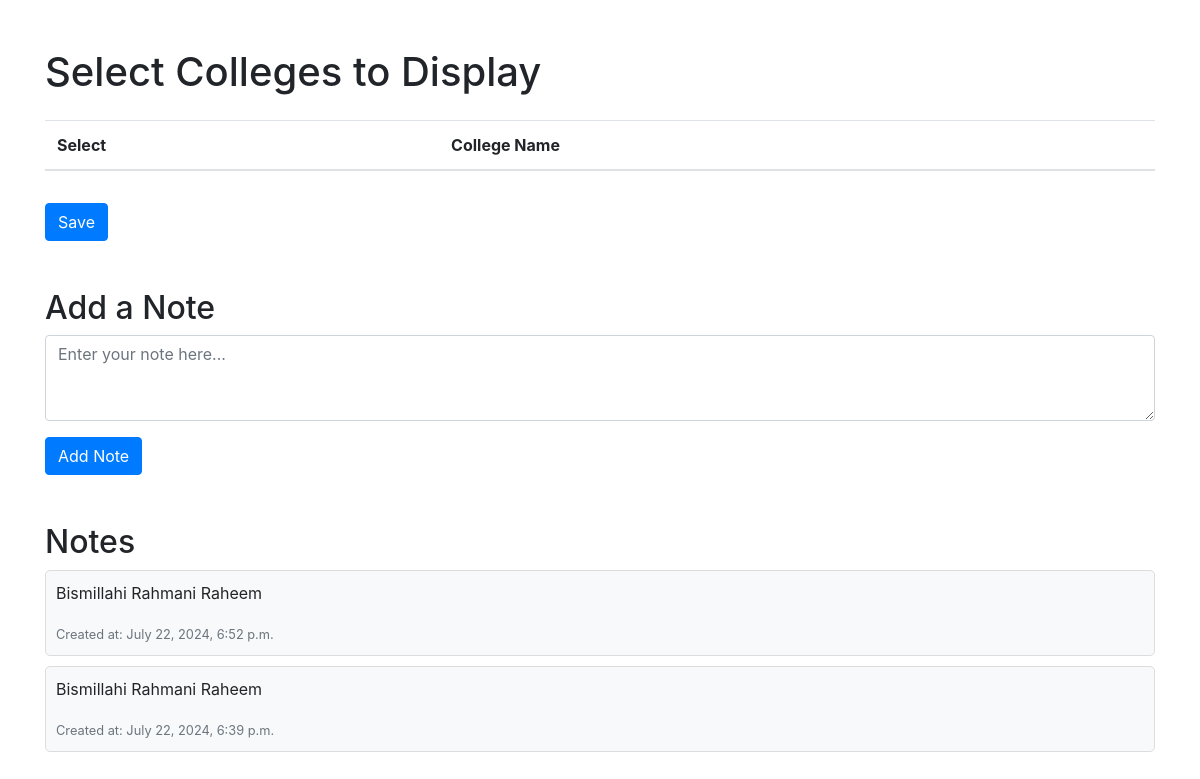
Page /select-college/ on the earlier database version.
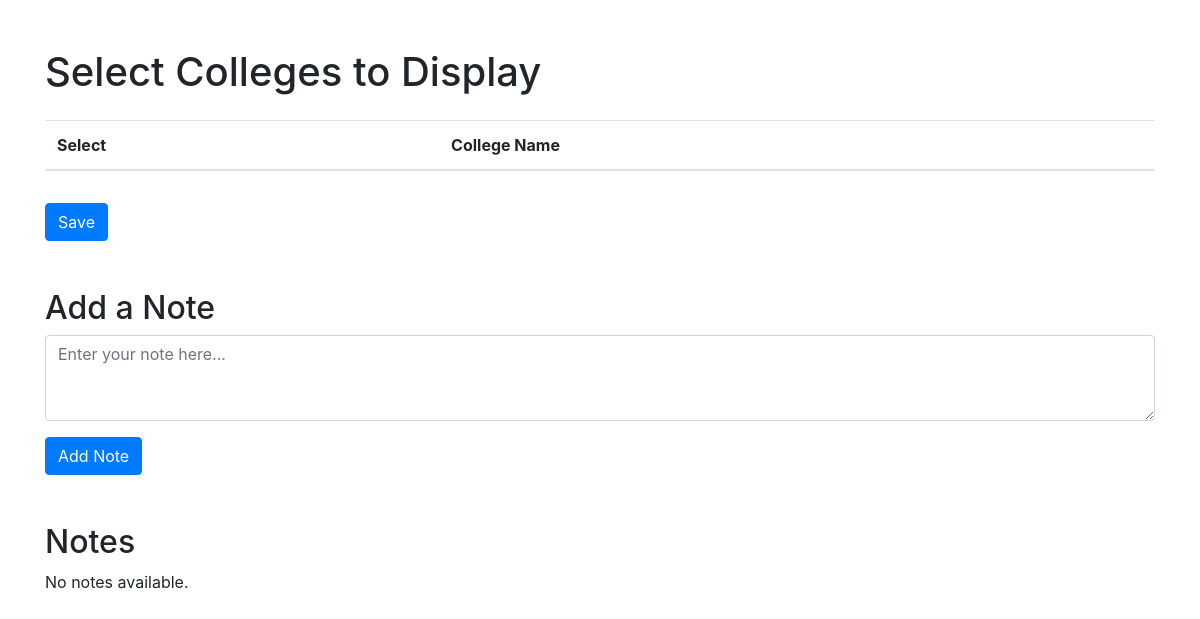
Same page on the later database version.
### display/models.py (models this page shows, shortened)
class Note(models.Model):
    content = models.TextField()
    created_at = models.DateTimeField(auto_now_add=True)
    updated_at = models.DateTimeField(auto_now=True)

### display/views.py (the view, shortened to what this page needs)
# urls.py: path('select-college/', admin_view, name='select_college'),
def admin_view(request):
    colleges = fetch_seat_data()
    for college in colleges:
        college['display'] = SelectedCollege.objects.filter(name=college['college'], display=True).exists()
    notes = Note.objects.all().order_by('-created_at')  # Fetch notes to display
    return render(request, 'select_college.html', {'colleges': colleges, 'notes': notes})

### display/templates/select_college.html (shortened to what this page needs)
<!DOCTYPE html>
<html lang="en">
<head>
    <link rel="stylesheet" href="https://maxcdn.bootstrapcdn.com/bootstrap/4.5.2/css/bootstrap.min.css">
    <link rel="stylesheet" href="https://cdnjs.cloudflare.com/ajax/libs/animate.css/4.1.1/animate.min.css">
</head>
<body>
    <div class="container mt-5">
        <h1 class="mb-4">Select Colleges to Display</h1>
        <form method="post">
            <table class="table table-striped">
                <thead>
                    <tr>
                        <th scope="col">Select</th>
                        <th scope="col">College Name</th>
                    </tr>
                </thead>
            </table>
            <button id="submit-button" type="submit" class="btn btn-primary mt-3">Save</button>
        </form>
        <div class="note-container mt-5">
            <h2>Add a Note</h2>
            <form method="post">
                <div class="form-group">
                    <textarea class="form-control" name="note_content" rows="3" placeholder="Enter your note here..."></textarea>
                </div>
                <button type="submit" class="btn btn-primary">Add Note</button>
            </form>
        </div>
        <div class="note-container mt-5">
            <h2>Notes</h2>
            {% for note in notes %}
                <div class="note">
                    <p>{{ note.content }}</p>
                    <small class="text-muted">Created at: {{ note.created_at }}</small>
                </div>
            {% empty %}
                <p>No notes available.</p>
            {% endfor %}
        </div>
    </div>
</body>
</html>

### display/templates/select_college.html (style rules this page uses)
.note-container { margin-top: 30px; }

Differences in the rows shown:
removed Note: content "Bismillahi Rahmani Raheem", created_at "July 22, 2024, 6:52 p.m."
removed Note: content "Bismillahi Rahmani Raheem", created_at "July 22, 2024, 6:39 p.m."
Other differences:
text now shown: "No notes available."
